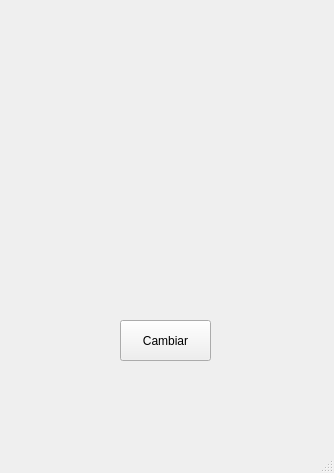
<?xml version="1.0" encoding="UTF-8"?>
<ui version="4.0">
 <class>MainWindow</class>
 <widget class="QMainWindow" name="MainWindow">
  <property name="geometry">
   <rect>
    <x>0</x>
    <y>0</y>
    <width>334</width>
    <height>473</height>
   </rect>
  </property>
  <property name="windowTitle">
   <string>Semaforo</string>
  </property>
  <widget class="QWidget" name="centralwidget">
   <widget class="QLabel" name="lblRojo">
    <property name="geometry">
     <rect>
      <x>120</x>
      <y>50</y>
      <width>81</width>
      <height>51</height>
     </rect>
    </property>
    <property name="autoFillBackground">
     <bool>false</bool>
    </property>
    <property name="text">
     <string/>
    </property>
    <property name="alignment">
     <set>Qt::AlignmentFlag::AlignCenter</set>
    </property>
   </widget>
   <widget class="QLabel" name="lblAmarillo">
    <property name="geometry">
     <rect>
      <x>120</x>
      <y>130</y>
      <width>81</width>
      <height>51</height>
     </rect>
    </property>
    <property name="text">
     <string/>
    </property>
    <property name="alignment">
     <set>Qt::AlignmentFlag::AlignCenter</set>
    </property>
   </widget>
   <widget class="QLabel" name="lblVerde">
    <property name="geometry">
     <rect>
      <x>120</x>
      <y>210</y>
      <width>81</width>
      <height>51</height>
     </rect>
    </property>
    <property name="text">
     <string/>
    </property>
    <property name="alignment">
     <set>Qt::AlignmentFlag::AlignCenter</set>
    </property>
   </widget>
   <widget class="QPushButton" name="btnCambiar">
    <property name="geometry">
     <rect>
      <x>120</x>
      <y>320</y>
      <width>91</width>
      <height>41</height>
     </rect>
    </property>
    <property name="text">
     <string>Cambiar</string>
    </property>
   </widget>
  </widget>
  <widget class="QMenuBar" name="menubar">
   <property name="geometry">
    <rect>
     <x>0</x>
     <y>0</y>
     <width>334</width>
     <height>33</height>
    </rect>
   </property>
  </widget>
  <widget class="QStatusBar" name="statusbar"/>
 </widget>
 <resources/>
 <connections/>
</ui>
